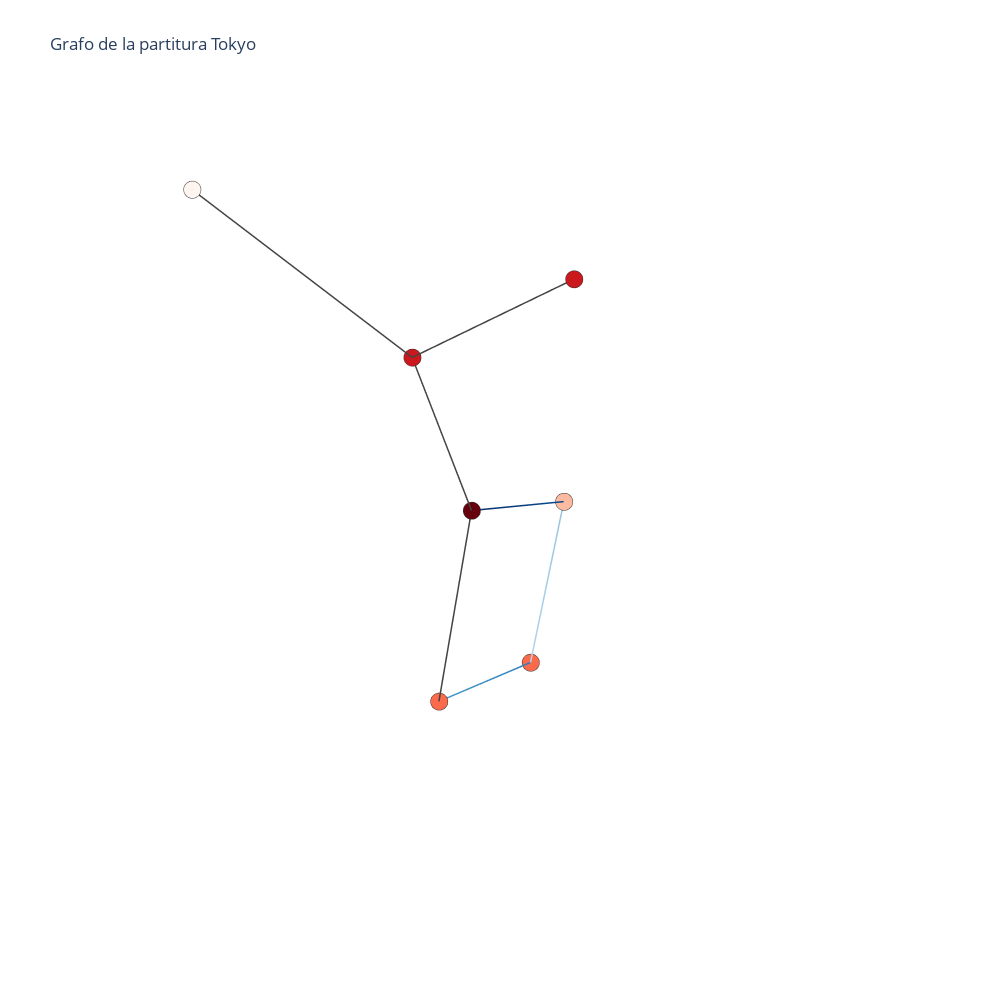

Write notebook code for a chart like this one.
### Code cell
import igraph as ig
import netgraph
import matplotlib as mpl
import matplotlib.pyplot as plt
import networkx as nx
import numpy as np
import music21 as m
import os
import chart_studio.plotly as py
import plotly.graph_objs as go


aDir = os.getcwd()
nombre = input("Escriba el nombre del archivo:\n")
song = m.converter.parse('{0}/ArchiXml/{1}.xml'.format(aDir, nombre))
print("Convirtiendo...")
#sp = m.midi.realtime.StreamPlayer(song)
# sp.play()
# process the ties
#song = song.stripTies()
song = song.stripTies()

# unfold repetitions
i = 0
for a in song:
    if a.isStream:
        e = m.repeat.Expander(a)
        s2 = e.process()
        timing = s2.secondsMap
        song[i] = s2
    i += 1

# todo: add note onsets


def getMusicProperties(x):
    s = ''
    t = ''
    r = ''
    s = str(x.pitch)

    if x.tie != None:
        t = 't'
    elif(x.isRest):
        r = x.duration+'r'
    s += t+r
    return s


notas = []
for a in song.recurse().notes:

    if (a.isNote):
        x = a
        s = getMusicProperties(x)
        notas.append(s)

    if (a.isChord):
        n = ''
        for x in a._notes:
            s = getMusicProperties(x)
            n += ' '+s
        notas.append(n[1:])

    if (a.isRest):
        print("hola")
        x = a
        s = getMusicProperties(x)
        notas.append(s)

n = notas
G = nx.DiGraph()
for i in range(len(n)):
    if i != 0:
        G.add_edge(n[i-1], n[i])

pos = nx.layout.kamada_kawai_layout(G)

d = dict(G.degree)
low, *_, high = sorted(d.values())
norm = mpl.colors.Normalize(vmin=low, vmax=high, clip=True)
mapper = mpl.cm.ScalarMappable(norm=norm, cmap=mpl.cm.coolwarm)
node_sizes = [v*10 for v in d.values()]
M = G.number_of_edges()
edge_colors = range(2, M+2)
edge_alphas = [(5 + i) / (M + 4) for i in range(M)]
fig = plt.figure()
nodes = nx.draw_networkx_nodes(
    G,
    pos,
    node_size=node_sizes,
    node_color=[mapper.to_rgba(i) for i in d.values()]
)
edges = nx.draw_networkx_edges(
    G,
    pos,
    node_size=node_sizes,
    arrowstyle="wedge",
    arrowsize=10,
    edge_color=edge_colors,
    edge_cmap=plt.cm.Blues,
    width=2,
)
labels = nx.draw_networkx_labels(
    G,
    pos,
    font_size=10,
    font_color="white",
)
# set alpha value for each edge
colorFE = []
for i in range(M):
    edges[i].set_alpha(edge_alphas[i])
    colorFE.append(edge_alphas[i])

# pc = mpl.collections.PatchCollection(edges, cmap=plt.cm.Blues)
# pc.set_array(edge_colors)
# plt.colorbar(pc)

ax = plt.gca()
ax.set_axis_off()
fig.set_facecolor("#9e9998")
fig.set_size_inches((15, 15))
print("Listo.")
plt.show()

print("Pasando grafo a formato tridimensional...")
Nodes = list(G.nodes)
edges2 = list(G.edges)
N = len(Nodes)
Edges = []
for i in edges2:
    i = list(i)
    for j in range(2):
        i[j] = Nodes.index(i[j])
    i = tuple(i)
    Edges.append(i)

Grafo = ig.Graph(Edges, directed=True)

layt = Grafo.layout('kk', dim=3)

Xn = [layt[k][0] for k in range(N)]  # x-coordinates of nodes
Yn = [layt[k][1] for k in range(N)]  # y-coordinates
Zn = [layt[k][2] for k in range(N)]  # z-coordinates
Xe = []
Ye = []
Ze = []
for e in Edges:
    Xe += [layt[e[0]][0], layt[e[1]][0], None]  # x-coordinates of edge ends
    Ye += [layt[e[0]][1], layt[e[1]][1], None]
    Ze += [layt[e[0]][2], layt[e[1]][2], None]

trace1 = go.Scatter3d(x=Xe,
                      y=Ye,
                      z=Ze,
                      mode='lines',
                      line=go.scatter3d.Line(
                          color=colorFE,
                          colorscale="Blues",
                          width=3
                      ),
                      hoverinfo='none'
                      )

trace2 = go.Scatter3d(x=Xn,
                      y=Yn,
                      z=Zn,
                      mode='markers',
                      name='notes and chords',
                      marker=dict(symbol='circle',
                                  size=6,
                                  color=list(d.values()),
                                  colorscale='Reds',
                                  line=dict(color='rgb(50,50,50)', width=0.5)
                                  ),
                      text=Nodes,
                      hoverinfo="text"
                      )

axis = dict(showbackground=False,
            showline=False,
            zeroline=False,
            showgrid=False,
            showticklabels=False,
            title=''
            )

layout = go.Layout(
    title="Grafo de la partitura {0}".format(nombre),
    paper_bgcolor='rgba(0,0,0,0)',
    plot_bgcolor='rgba(0,0,0,0)',
    width=1000,
    height=1000,
    showlegend=False,
    scene=dict(
        xaxis=dict(axis),
        yaxis=dict(axis),
        zaxis=dict(axis),
    ),
    margin=dict(
        t=100
    ),
    hovermode='closest',
   )

data = [trace1, trace2]
figure = go.Figure(data=data, layout=layout)
print("Listo.")
figure.show()

### Figure 1 — Plotly figure (JSON) as saved in the notebook; plotly's stock layout.template omitted (floating-point values rounded to 4 significant figures)
{"data": [{"hoverinfo": "none", "line": {"color": [0.3333, 0.4, 0.4667, 0.5333, 0.6, 0.6667, 0.7333, 0.8, 0.8667, 0.9333, 1], "colorscale": [[0, "rgb(247,251,255)"], [0.125, "rgb(222,235,247)"], [0.25, "rgb(198,219,239)"], [0.375, "rgb(158,202,225)"], [0.5, "rgb(107,174,214)"], [0.625, "rgb(66,146,198)"], [0.75, "rgb(33,113,181)"], [0.875, "rgb(8,81,156)"], [1, "rgb(8,48,107)"]], "width": 3}, "mode": "lines", "type": "scatter3d", "x": [-0.4375, 0.1947, null, -0.4375, -0.6687, null, 0.1947, -0.4375, null, -0.6687, -0.03284, null, -0.03284, 0.1947, null, -0.03284, -0.03284, null, -0.03284, 0.2328, null, 0.2328, 0.2667, null, 0.2328, 0.5185, null, 0.2667, 0.2667, null, 0.2667, 0.2328, null], "y": [-0.06265, 0.07713, null, -0.06265, -0.1155, null, 0.07713, -0.06265, null, -0.1155, 0.02506, null, 0.02506, 0.07713, null, 0.02506, 0.02506, null, 0.02506, 0.08264, null, 0.08264, 0.6838, null, 0.08264, -0.4492, null, 0.6838, 0.6838, null, 0.6838, 0.08264, null], "z": [-1.26, -0.9251, null, -1.26, -0.5709, null, -0.9251, -1.26, null, -0.5709, -0.2261, null, -0.2261, -0.9251, null, -0.2261, -0.2261, null, -0.2261, 0.4529, null, 0.4529, 0.8626, null, 0.4529, 0.8601, null, 0.8626, 0.8626, null, 0.8626, 0.4529, null]}, {"hoverinfo": "text", "marker": {"color": [3, 3, 2, 5, 4, 4, 1], "colorscale": [[0, "rgb(255,245,240)"], [0.125, "rgb(254,224,210)"], [0.25, "rgb(252,187,161)"], [0.375, "rgb(252,146,114)"], [0.5, "rgb(251,106,74)"], [0.625, "rgb(239,59,44)"], [0.75, "rgb(203,24,29)"], [0.875, "rgb(165,15,21)"], [1, "rgb(103,0,13)"]], "line": {"color": "rgb(50,50,50)", "width": 0.5}, "size": 6, "symbol": "circle"}, "mode": "markers", "name": "notes and chords", "text": ["B-5", "C6", "A5", "G5", "F5", "E-5", "D5"], "type": "scatter3d", "x": [-0.4375, 0.1947, -0.6687, -0.03284, 0.2328, 0.2667, 0.5185], "y": [-0.06265, 0.07713, -0.1155, 0.02506, 0.08264, 0.6838, -0.4492], "z": [-1.26, -0.9251, -0.5709, -0.2261, 0.4529, 0.8626, 0.8601]}], "layout": {"height": 1000, "hovermode": "closest", "margin": {"t": 100}, "paper_bgcolor": "rgba(0,0,0,0)", "plot_bgcolor": "rgba(0,0,0,0)", "scene": {"xaxis": {"showbackground": false, "showgrid": false, "showline": false, "showticklabels": false, "title": {"text": ""}, "zeroline": false}, "yaxis": {"showbackground": false, "showgrid": false, "showline": false, "showticklabels": false, "title": {"text": ""}, "zeroline": false}, "zaxis": {"showbackground": false, "showgrid": false, "showline": false, "showticklabels": false, "title": {"text": ""}, "zeroline": false}}, "showlegend": false, "title": {"text": "Grafo de la partitura Tokyo"}, "width": 1000}}
